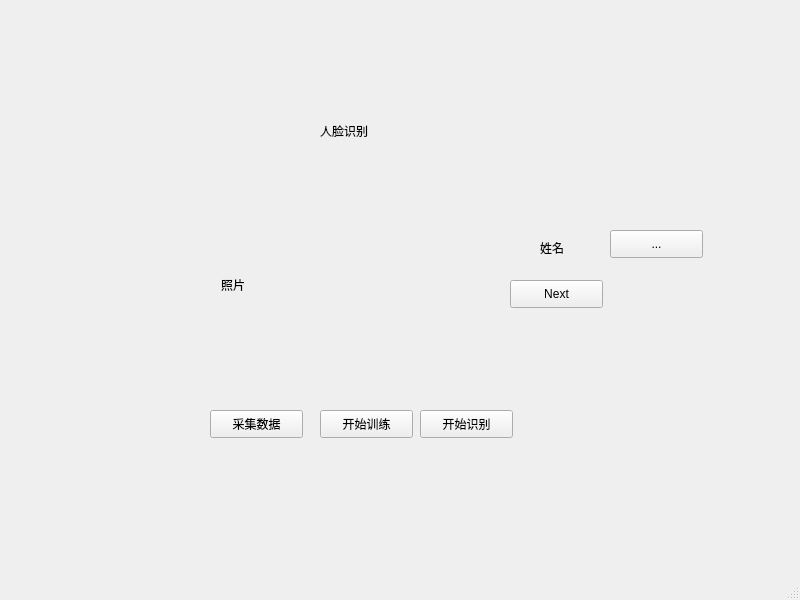
<?xml version="1.0" encoding="UTF-8"?>
<ui version="4.0">
 <class>MainWindow</class>
 <widget class="QMainWindow" name="MainWindow">
  <property name="geometry">
   <rect>
    <x>0</x>
    <y>0</y>
    <width>800</width>
    <height>600</height>
   </rect>
  </property>
  <property name="windowTitle">
   <string>MainWindow</string>
  </property>
  <widget class="QWidget" name="centralwidget">
   <widget class="QLabel" name="label">
    <property name="geometry">
     <rect>
      <x>320</x>
      <y>120</y>
      <width>71</width>
      <height>21</height>
     </rect>
    </property>
    <property name="text">
     <string>人脸识别</string>
    </property>
   </widget>
   <widget class="QPushButton" name="pushButton">
    <property name="geometry">
     <rect>
      <x>210</x>
      <y>410</y>
      <width>93</width>
      <height>28</height>
     </rect>
    </property>
    <property name="text">
     <string>采集数据</string>
    </property>
   </widget>
   <widget class="QPushButton" name="pushButton_2">
    <property name="geometry">
     <rect>
      <x>320</x>
      <y>410</y>
      <width>93</width>
      <height>28</height>
     </rect>
    </property>
    <property name="text">
     <string>开始训练</string>
    </property>
   </widget>
   <widget class="QPushButton" name="pushButton_3">
    <property name="geometry">
     <rect>
      <x>420</x>
      <y>410</y>
      <width>93</width>
      <height>28</height>
     </rect>
    </property>
    <property name="text">
     <string>开始识别</string>
    </property>
   </widget>
   <widget class="QPushButton" name="pushButton_4">
    <property name="geometry">
     <rect>
      <x>610</x>
      <y>230</y>
      <width>93</width>
      <height>28</height>
     </rect>
    </property>
    <property name="text">
     <string>...</string>
    </property>
   </widget>
   <widget class="QPushButton" name="pushButton_5">
    <property name="geometry">
     <rect>
      <x>510</x>
      <y>280</y>
      <width>93</width>
      <height>28</height>
     </rect>
    </property>
    <property name="text">
     <string>Next</string>
    </property>
   </widget>
   <widget class="QLabel" name="label_2">
    <property name="geometry">
     <rect>
      <x>540</x>
      <y>240</y>
      <width>72</width>
      <height>15</height>
     </rect>
    </property>
    <property name="text">
     <string>姓名</string>
    </property>
   </widget>
   <widget class="QLabel" name="label_3">
    <property name="geometry">
     <rect>
      <x>221</x>
      <y>164</y>
      <width>281</width>
      <height>241</height>
     </rect>
    </property>
    <property name="text">
     <string>照片</string>
    </property>
   </widget>
  </widget>
  <widget class="QMenuBar" name="menubar">
   <property name="geometry">
    <rect>
     <x>0</x>
     <y>0</y>
     <width>800</width>
     <height>26</height>
    </rect>
   </property>
  </widget>
  <widget class="QStatusBar" name="statusbar"/>
 </widget>
 <resources/>
 <connections/>
</ui>
